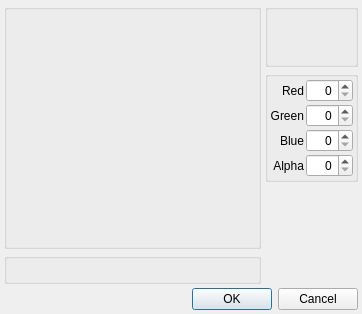
<?xml version="1.0" encoding="UTF-8"?>
<ui version="4.0">
 <class>ggColorDialog</class>
 <widget class="QDialog" name="ggColorDialog">
  <property name="geometry">
   <rect>
    <x>0</x>
    <y>0</y>
    <width>362</width>
    <height>310</height>
   </rect>
  </property>
  <property name="windowTitle">
   <string>Color</string>
  </property>
  <layout class="QVBoxLayout" name="verticalLayout_6">
   <property name="spacing">
    <number>4</number>
   </property>
   <property name="leftMargin">
    <number>4</number>
   </property>
   <property name="topMargin">
    <number>4</number>
   </property>
   <property name="rightMargin">
    <number>4</number>
   </property>
   <property name="bottomMargin">
    <number>4</number>
   </property>
   <item>
    <layout class="QHBoxLayout" name="horizontalLayout">
     <property name="spacing">
      <number>4</number>
     </property>
     <item>
      <layout class="QVBoxLayout" name="verticalLayout_5">
       <property name="spacing">
        <number>4</number>
       </property>
       <property name="leftMargin">
        <number>0</number>
       </property>
       <property name="topMargin">
        <number>0</number>
       </property>
       <property name="rightMargin">
        <number>0</number>
       </property>
       <property name="bottomMargin">
        <number>0</number>
       </property>
       <item>
        <widget class="QGroupBox" name="groupBox">
         <property name="sizePolicy">
          <sizepolicy hsizetype="Expanding" vsizetype="Preferred">
           <horstretch>0</horstretch>
           <verstretch>0</verstretch>
          </sizepolicy>
         </property>
         <property name="title">
          <string/>
         </property>
         <layout class="QVBoxLayout" name="verticalLayout">
          <property name="spacing">
           <number>0</number>
          </property>
          <property name="leftMargin">
           <number>0</number>
          </property>
          <property name="topMargin">
           <number>0</number>
          </property>
          <property name="rightMargin">
           <number>0</number>
          </property>
          <property name="bottomMargin">
           <number>0</number>
          </property>
          <item>
           <widget class="ggColorWheelWidget" name="mColorWheel" native="true">
            <property name="enabled">
             <bool>true</bool>
            </property>
            <property name="sizePolicy">
             <sizepolicy hsizetype="Expanding" vsizetype="Expanding">
              <horstretch>0</horstretch>
              <verstretch>0</verstretch>
             </sizepolicy>
            </property>
            <property name="minimumSize">
             <size>
              <width>230</width>
              <height>200</height>
             </size>
            </property>
           </widget>
          </item>
          <item>
           <widget class="ggColorChannelWidget" name="mColorChannelV" native="true">
            <property name="sizePolicy">
             <sizepolicy hsizetype="Preferred" vsizetype="Preferred">
              <horstretch>0</horstretch>
              <verstretch>0</verstretch>
             </sizepolicy>
            </property>
            <property name="minimumSize">
             <size>
              <width>80</width>
              <height>18</height>
             </size>
            </property>
           </widget>
          </item>
          <item>
           <widget class="ggColorChannelWidget" name="mColorChannelA" native="true">
            <property name="sizePolicy">
             <sizepolicy hsizetype="Preferred" vsizetype="Preferred">
              <horstretch>0</horstretch>
              <verstretch>0</verstretch>
             </sizepolicy>
            </property>
            <property name="minimumSize">
             <size>
              <width>80</width>
              <height>18</height>
             </size>
            </property>
           </widget>
          </item>
         </layout>
        </widget>
       </item>
       <item>
        <widget class="QGroupBox" name="groupBox_2">
         <property name="sizePolicy">
          <sizepolicy hsizetype="Expanding" vsizetype="Preferred">
           <horstretch>0</horstretch>
           <verstretch>0</verstretch>
          </sizepolicy>
         </property>
         <property name="title">
          <string/>
         </property>
         <layout class="QVBoxLayout" name="verticalLayout_2">
          <property name="spacing">
           <number>0</number>
          </property>
          <property name="leftMargin">
           <number>0</number>
          </property>
          <property name="topMargin">
           <number>0</number>
          </property>
          <property name="rightMargin">
           <number>0</number>
          </property>
          <property name="bottomMargin">
           <number>0</number>
          </property>
          <item>
           <widget class="ggColorPreviewWidget" name="mColorPreview" native="true">
            <property name="minimumSize">
             <size>
              <width>80</width>
              <height>18</height>
             </size>
            </property>
           </widget>
          </item>
         </layout>
        </widget>
       </item>
      </layout>
     </item>
     <item>
      <layout class="QVBoxLayout" name="verticalLayout_4">
       <property name="spacing">
        <number>4</number>
       </property>
       <property name="bottomMargin">
        <number>0</number>
       </property>
       <item>
        <widget class="QGroupBox" name="groupBox_3">
         <property name="title">
          <string/>
         </property>
         <layout class="QVBoxLayout" name="verticalLayout_3">
          <property name="spacing">
           <number>0</number>
          </property>
          <property name="leftMargin">
           <number>0</number>
          </property>
          <property name="topMargin">
           <number>0</number>
          </property>
          <property name="rightMargin">
           <number>0</number>
          </property>
          <property name="bottomMargin">
           <number>0</number>
          </property>
          <item>
           <widget class="ggColorChannelWidget" name="mColorChannelR" native="true">
            <property name="sizePolicy">
             <sizepolicy hsizetype="Preferred" vsizetype="Preferred">
              <horstretch>0</horstretch>
              <verstretch>0</verstretch>
             </sizepolicy>
            </property>
            <property name="minimumSize">
             <size>
              <width>50</width>
              <height>18</height>
             </size>
            </property>
           </widget>
          </item>
          <item>
           <widget class="ggColorChannelWidget" name="mColorChannelG" native="true">
            <property name="sizePolicy">
             <sizepolicy hsizetype="Preferred" vsizetype="Preferred">
              <horstretch>0</horstretch>
              <verstretch>0</verstretch>
             </sizepolicy>
            </property>
            <property name="minimumSize">
             <size>
              <width>50</width>
              <height>18</height>
             </size>
            </property>
           </widget>
          </item>
          <item>
           <widget class="ggColorChannelWidget" name="mColorChannelB" native="true">
            <property name="sizePolicy">
             <sizepolicy hsizetype="Preferred" vsizetype="Preferred">
              <horstretch>0</horstretch>
              <verstretch>0</verstretch>
             </sizepolicy>
            </property>
            <property name="minimumSize">
             <size>
              <width>50</width>
              <height>18</height>
             </size>
            </property>
           </widget>
          </item>
         </layout>
        </widget>
       </item>
       <item>
        <widget class="QGroupBox" name="groupBox_4">
         <property name="title">
          <string/>
         </property>
         <layout class="QGridLayout" name="gridLayout">
          <property name="leftMargin">
           <number>2</number>
          </property>
          <property name="topMargin">
           <number>2</number>
          </property>
          <property name="rightMargin">
           <number>2</number>
          </property>
          <property name="bottomMargin">
           <number>2</number>
          </property>
          <property name="spacing">
           <number>2</number>
          </property>
          <item row="0" column="0">
           <widget class="QLabel" name="mColorRedLabel">
            <property name="text">
             <string>Red</string>
            </property>
            <property name="alignment">
             <set>Qt::AlignRight|Qt::AlignTrailing|Qt::AlignVCenter</set>
            </property>
           </widget>
          </item>
          <item row="0" column="1">
           <widget class="QSpinBox" name="mColorRSpinBox">
            <property name="alignment">
             <set>Qt::AlignRight|Qt::AlignTrailing|Qt::AlignVCenter</set>
            </property>
            <property name="prefix">
             <string/>
            </property>
            <property name="maximum">
             <number>255</number>
            </property>
           </widget>
          </item>
          <item row="1" column="0">
           <widget class="QLabel" name="mColorGreenLabel">
            <property name="text">
             <string>Green</string>
            </property>
            <property name="alignment">
             <set>Qt::AlignRight|Qt::AlignTrailing|Qt::AlignVCenter</set>
            </property>
           </widget>
          </item>
          <item row="1" column="1">
           <widget class="QSpinBox" name="mColorGSpinBox">
            <property name="alignment">
             <set>Qt::AlignRight|Qt::AlignTrailing|Qt::AlignVCenter</set>
            </property>
            <property name="maximum">
             <number>255</number>
            </property>
           </widget>
          </item>
          <item row="2" column="0">
           <widget class="QLabel" name="mColorBlueLabel">
            <property name="text">
             <string>Blue</string>
            </property>
            <property name="alignment">
             <set>Qt::AlignRight|Qt::AlignTrailing|Qt::AlignVCenter</set>
            </property>
           </widget>
          </item>
          <item row="2" column="1">
           <widget class="QSpinBox" name="mColorBSpinBox">
            <property name="alignment">
             <set>Qt::AlignRight|Qt::AlignTrailing|Qt::AlignVCenter</set>
            </property>
            <property name="maximum">
             <number>255</number>
            </property>
           </widget>
          </item>
          <item row="3" column="0">
           <widget class="QLabel" name="mColorAlphaLabel">
            <property name="sizePolicy">
             <sizepolicy hsizetype="Preferred" vsizetype="Preferred">
              <horstretch>0</horstretch>
              <verstretch>0</verstretch>
             </sizepolicy>
            </property>
            <property name="text">
             <string>Alpha</string>
            </property>
            <property name="alignment">
             <set>Qt::AlignRight|Qt::AlignTrailing|Qt::AlignVCenter</set>
            </property>
           </widget>
          </item>
          <item row="3" column="1">
           <widget class="QSpinBox" name="mColorASpinBox">
            <property name="alignment">
             <set>Qt::AlignRight|Qt::AlignTrailing|Qt::AlignVCenter</set>
            </property>
            <property name="maximum">
             <number>255</number>
            </property>
           </widget>
          </item>
         </layout>
        </widget>
       </item>
       <item>
        <spacer name="verticalSpacer">
         <property name="orientation">
          <enum>Qt::Vertical</enum>
         </property>
         <property name="sizeHint" stdset="0">
          <size>
           <width>20</width>
           <height>40</height>
          </size>
         </property>
        </spacer>
       </item>
      </layout>
     </item>
    </layout>
   </item>
   <item>
    <widget class="QDialogButtonBox" name="buttonBox">
     <property name="sizePolicy">
      <sizepolicy hsizetype="Minimum" vsizetype="Fixed">
       <horstretch>0</horstretch>
       <verstretch>0</verstretch>
      </sizepolicy>
     </property>
     <property name="orientation">
      <enum>Qt::Horizontal</enum>
     </property>
     <property name="standardButtons">
      <set>QDialogButtonBox::Cancel|QDialogButtonBox::Ok</set>
     </property>
    </widget>
   </item>
  </layout>
 </widget>
 <customwidgets>
  <customwidget>
   <class>ggColorWheelWidget</class>
   <extends>QWidget</extends>
   <header>QtWidgets/ggColorWheelWidget.h</header>
   <container>1</container>
  </customwidget>
  <customwidget>
   <class>ggColorChannelWidget</class>
   <extends>QWidget</extends>
   <header>QtWidgets/ggColorChannelWidget.h</header>
   <container>1</container>
  </customwidget>
  <customwidget>
   <class>ggColorPreviewWidget</class>
   <extends>QWidget</extends>
   <header>QtWidgets/ggColorPreviewWidget.h</header>
   <container>1</container>
  </customwidget>
 </customwidgets>
 <tabstops>
  <tabstop>mColorRSpinBox</tabstop>
  <tabstop>mColorGSpinBox</tabstop>
  <tabstop>mColorBSpinBox</tabstop>
  <tabstop>mColorASpinBox</tabstop>
 </tabstops>
 <resources/>
 <connections>
  <connection>
   <sender>buttonBox</sender>
   <signal>accepted()</signal>
   <receiver>ggColorDialog</receiver>
   <slot>accept()</slot>
   <hints>
    <hint type="sourcelabel">
     <x>337</x>
     <y>258</y>
    </hint>
    <hint type="destinationlabel">
     <x>363</x>
     <y>202</y>
    </hint>
   </hints>
  </connection>
  <connection>
   <sender>buttonBox</sender>
   <signal>rejected()</signal>
   <receiver>ggColorDialog</receiver>
   <slot>reject()</slot>
   <hints>
    <hint type="sourcelabel">
     <x>277</x>
     <y>252</y>
    </hint>
    <hint type="destinationlabel">
     <x>308</x>
     <y>206</y>
    </hint>
   </hints>
  </connection>
 </connections>
</ui>
